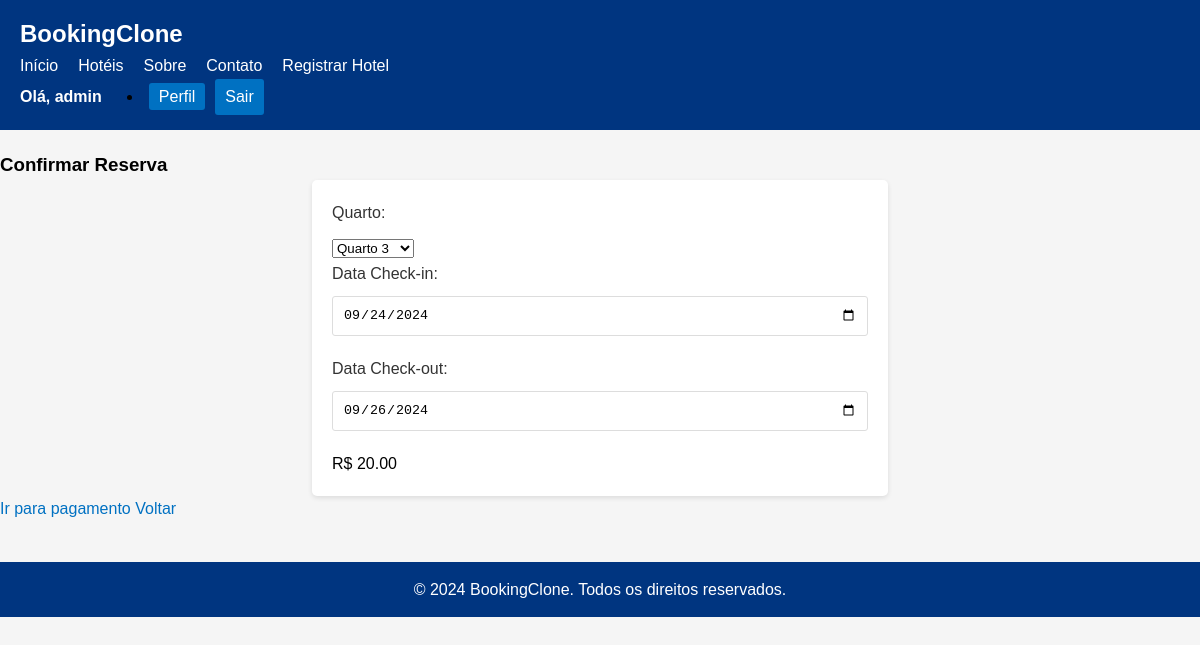
The app's page /reserva/0/confirmar_reserva (signed in) with its own data.
### users/models.py (models this page shows, shortened)
class User(AbstractUser, PermissionsMixin):
    email = models.EmailField(unique=True)
    is_hotel = models.BooleanField(default=False)
    is_cliente = models.BooleanField(default=False)
    is_active = models.BooleanField(default=True)
    is_staff = models.BooleanField(default=False)
    objects = CustomUserManager()
    USERNAME_FIELD = 'username'
    REQUIRED_FIELDS = ['email', 'first_name', 'password']

### cadastro_hotel/models.py (models this page shows, shortened)
class Reserva(models.Model):
    quarto = models.ForeignKey(Quarto, related_name='reservas', on_delete=models.CASCADE)
    check_in = models.DateField()
    check_out = models.DateField()
    def preco_total(self):
        return (self.check_out - self.check_in).days * self.quarto.preco_por_noite

### cadastro_hotel/views.py (the view)
# urls.py: path('reserva/<int:pk>/confirmar_reserva', views.confirmar_reserva, name='confirmar_reserva'),
@login_required
def confirmar_reserva(request, pk):
    reserva = get_object_or_404(Reserva, id=pk)
    if not request.user.is_authenticated or not request.user.is_cliente:
        return redirect('users:login')
    calculate = Calculate() # Cria uma instância de Calculate
    calculate.add_strategy(HighSeason()) # Adiciona a estratégia HighSeason
    calculate.add_strategy(Discount())  # Adiciona a estratégio Discount
    if request.method == 'POST':
        invoker = Invoker()
        form_reserva = ReservaForm(request.POST, instance=reserva)
        if form_reserva.is_valid():
            reserve = form_reserva.save(commit=False) # Permite alterar o formulário antes de salva
            reserve_command = ReservaCommand(request.user, reserve.quarto) # Devine um comando a ser executado
            invoker.set_command(reserve_command) # Seta a reserva com o comando apropriado
            invoker.execute_command() #executa o comando da reserva
            total_price = reserve.preco_total() # Chama o método preco_total, atualizando o total_price
            date_reserve = reserve.cleaned_data['check_in'] # Pega a data registrada no formulário
            price_dynamic = calculate.apply_calculation(total_price, date_reserve) # Aplica o calculo do preço dinâmico
            reserva.quarto.preco_por_noite = price_dynamic # Atualiza o valor do quarto depois de verificar o valor dinâmico
            reserve.save()
            return HttpResponseRedirect(reverse('pagamento:validar_pagamento', args=[reserva.id]))
    else:
        form_reserva = ReservaForm(instance=reserva)
    price = reserva.preco_total()
    price_dynamic = calculate.apply_calculation(price, datetime.now().date())
    context = {
            'form_reserva': form_reserva,
            'pagamento_id': reserva.id,
            'reserva': reserva,
            'price': price_dynamic
        }
    return render(request, 'cadastro_hotel/confirmar_reserva.html', context)

### cadastro_hotel/forms.py
class ReservaForm(forms.ModelForm):
    check_in = forms.DateField(widget=forms.DateInput(attrs={'type': 'date'}),
                               label="Data Check-in")
    check_out = forms.DateField(widget=forms.DateInput(attrs={'type': 'date'}),
                                label="Data Check-out")
    class Meta:
        model = Reserva
        fields = ['quarto', 'check_in', 'check_out']

### cadastro_hotel/models.py (called while the page is built)
    def __str__(self):
        return f" Quarto {self.numero}"

### dynamic_pricing.py (called while the page is built)
    def dynamic_pricing(self, base_price, check_in):
        specific_date = date(datetime.now().year, 8, 1)
        if isinstance(check_in, datetime):
            check_in = check_in.date()
        if specific_date >= check_in:
            return base_price * 1.2
        return base_price

    def dynamic_pricing(self, base_price, check_in):
        current_date = datetime.now().date()
        if isinstance(check_in, datetime):
            check_in = check_in.date()
        if check_in > current_date:
            return base_price * Decimal(0.9)
        return base_price

    def add_strategy(self, strategy: DynamicPricing):
        self.strategies.append(strategy)

    def apply_calculation(self, base_price, check_in):
        final_price = base_price
        for strategy in self.strategies:
            final_price = strategy.dynamic_pricing(final_price, check_in)
        return final_price

### cadastro_hotel/templates/cadastro_hotel/confirmar_reserva.html (shortened to what this page needs)
    {% extends 'cadastro_hotel/base.html' %}
    {% block content %}
        <h3>Confirmar Reserva</h3>
            <form action="{% url 'cadastro_hotel:confirmar_reserva' reserva.id %}" method="post">
                {{ form_reserva.as_p }}
                R$ {{price}}
            </form>
        <a href="{% url 'pagamento:pagamento' pagamento_id%}">Ir para pagamento</a>
        <a href="{% url 'cadastro_hotel:reserva_quarto' reserva.quarto.id %}">Voltar</a>
    {% endblock content %}

### cadastro_hotel/templates/cadastro_hotel/base.html (shortened to what this page needs)
{% load static %}
<!DOCTYPE html>
<html lang="pt-br">
<head>
    <link rel="stylesheet" href="{% static 'cadastro_hotel/styles.css' %}">
</head>
<body>
    <header>
        <div class="container">
            <div class="logo">
                <a href="">BookingClone</a>
            </div>
            <nav>
                <ul>
                    <li><a href="{% url 'cadastro_hotel:lista_hotel' %}">Início</a></li>
                    <li><a href="">Hotéis</a></li>
                    <li><a href="">Sobre</a></li>
                    <li><a href="">Contato</a></li>
                    <li><a href="{% url 'cadastro_hotel:registrar_hotel' %}">Registrar Hotel</a> </li>
                </ul>
            </nav>
           <div class="auth-links">
                {% if user.is_authenticated %}
                    <span class="user-greeting">Olá, {{ user.username }}</span>
                    <li><a href="{% url 'users:perfil' user.id %}">Perfil</a></li>
                    <a href="{% url 'users:logout' %}">Sair</a>
                {% else %}
                    <a href="{% url 'users:login' %}">Login</a>
                    <a href="{% url 'users:register' %}">Cadastro</a>
                {% endif %}
            </div>
        </div>
    </header>
    <main>
        <div class="container">
            {% block content %}{% endblock %}
        </div>
    </main>
    <footer>
        <div class="container">
            <p>&copy; 2024 BookingClone. Todos os direitos reservados.</p>
        </div>
    </footer>
</body>
</html>

### cadastro_hotel/static/cadastro_hotel/styles.css (style rules this page uses)
* { margin: 0; padding: 0; box-sizing: border-box; }
body { font-family: Arial, sans-serif; line-height: 1.6; background-color: #f5f5f5; }
a { text-decoration: none; color: #0071c2; }
.container { max-width: 1200px; margin: 0 auto; padding: 0 20px; }
header { background-color: #003580; padding: 15px 0; }
header .logo a { font-size: 24px; font-weight: bold; color: white; }
header nav ul { list-style: none; display: flex; gap: 20px; }
header nav ul li a { color: white; }
.auth-links { display: flex; align-items: center; gap: 10px; }
.user-greeting { color: white; margin-right: 15px; font-size: 16px; font-weight: bold; }
.auth-links a { color: white; background-color: #0071c2; padding: 5px 10px; border-radius: 3px; text-decoration: none; transition: background-color 0.3s ease; }
main .container { padding: 20px 0; }
form { background-color: white; padding: 20px; border-radius: 5px; box-shadow: 0 2px 5px rgba(0,0,0,0.1); max-width: 600px; margin: 0 auto; }
form label { display: block; margin-bottom: 10px; font-size: 16px; color: #333; }
form input[type="text"], form input[type="date"] { width: 100%; padding: 10px; margin-bottom: 20px; border: 1px solid #ddd; border-radius: 3px; }
footer { background-color: #003580; color: white; text-align: center; padding: 15px 0; margin-top: 20px; }
form { width: 48%; }

### records on screen
User: username "admin"
Reserva: quarto "Quarto 3", check_in "09/24/2024", check_out "09/26/2024"

### other values on screen
{{ price }} "20.00"
